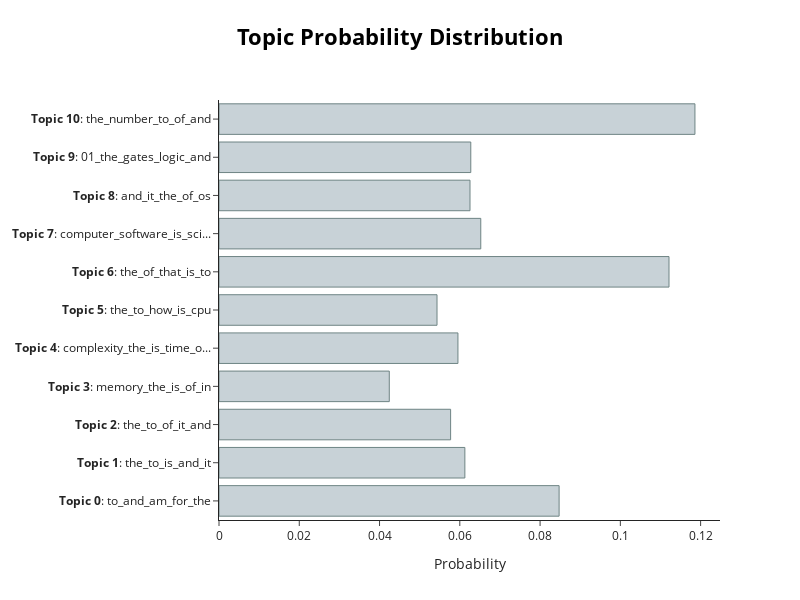

Notebook source saved alongside this figure:
### Code cell
topic_model.visualize_distribution(probs[200], min_probability=0.015)

### Figure 1 — Plotly figure (JSON) as saved in the notebook; plotly's stock layout.template omitted (floating-point values rounded to 4 significant figures)
{"data": [{"marker": {"color": "#C8D2D7", "line": {"color": "#6E8484", "width": 1}}, "orientation": "h", "type": "bar", "x": [0.08474, 0.06126, 0.05771, 0.04243, 0.05954, 0.05433, 0.1121, 0.06522, 0.06254, 0.06274, 0.1186], "y": ["<b>Topic 0</b>: to_and_am_for_the", "<b>Topic 1</b>: the_to_is_and_it", "<b>Topic 2</b>: the_to_of_it_and", "<b>Topic 3</b>: memory_the_is_of_in", "<b>Topic 4</b>: complexity_the_is_time_o...", "<b>Topic 5</b>: the_to_how_is_cpu", "<b>Topic 6</b>: the_of_that_is_to", "<b>Topic 7</b>: computer_software_is_sci...", "<b>Topic 8</b>: and_it_the_of_os", "<b>Topic 9</b>: 01_the_gates_logic_and", "<b>Topic 10</b>: the_number_to_of_and"]}], "layout": {"height": 600, "hoverlabel": {"bgcolor": "white", "font": {"family": "Rockwell", "size": 16}}, "title": {"font": {"color": "Black", "size": 22}, "text": "<b>Topic Probability Distribution", "x": 0.5, "xanchor": "center", "y": 0.95, "yanchor": "top"}, "width": 800, "xaxis": {"title": {"text": "Probability"}}}}
